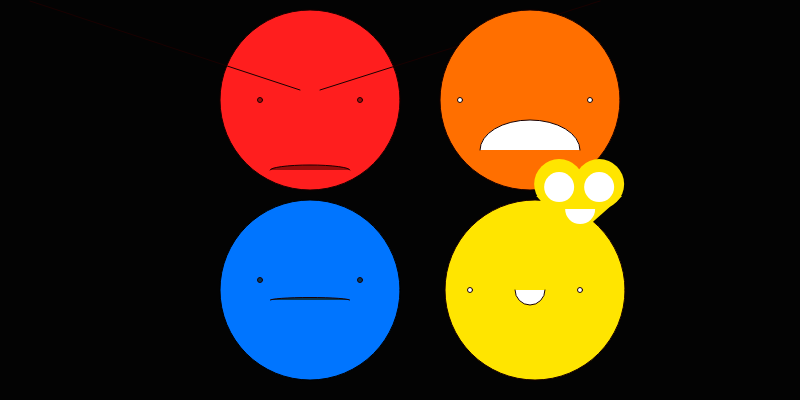
Frame 1 (no input)
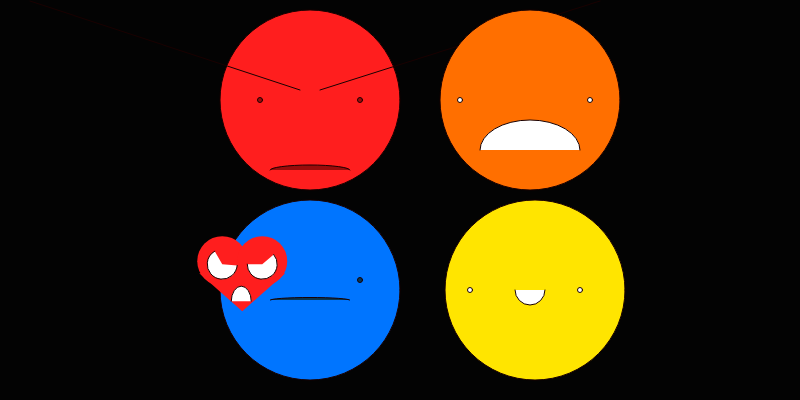
Frame 60 (no input)
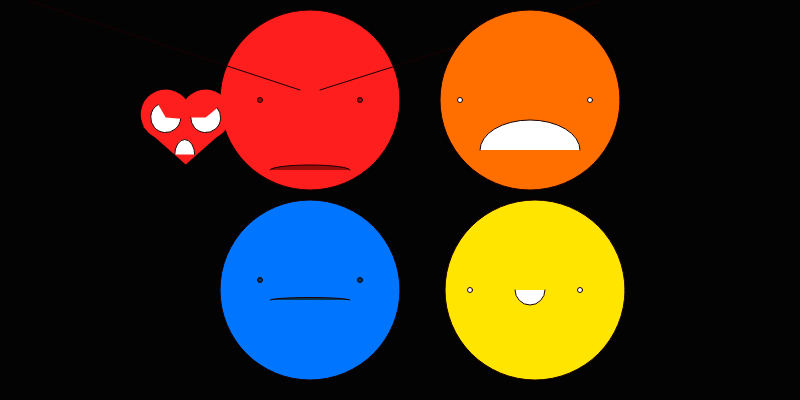
Frame 120 (the mouse pressed at the canvas centre since frame 60)

The p5.js sketch that drew these frames (run headless with seeded random() and noise() and a simulated clock; from frame 60 on, the mouse is pressed at the canvas centre):

// p5.js sketch
// ── sketch.js
/*
Template for IMA's Creative Coding Lab 

Project A: Generative Creatures
CCLaboratories Biodiversity Atlas 
*/

let x, y;
let xSpeed, ySpeed;
let isMoving = true;
let x1, y1;
let offsetX = 0;
let offsetY = 0;
let isDragging = false;
let graboffsetX;
let graboffsetY;

function mouseReleased() {
    isDragging = false
    isMoving = true
    offsetX = 0
    offsetY = 0
}



function setup() {
    createCanvas(800, 400);
    //Controls stability of heart when dragging:
    x = 100;
    y = 200;
    xSpeed = random(-10, 10);
    ySpeed = random(-10, 10);
}

function draw() {
    background(3, 3, 3);

    if (isDragging) {
        offsetX = (mouseX + graboffsetX) - x
        offsetY = (mouseY - graboffsetY) - y
        
    }

    
    if (isMoving) {
        x = map(cos(frameCount / 30), -1, 1, 99, 575);
        y = map(sin(frameCount / 30), -1, 1, 99, 275);


     



        if (dist(mouseX, mouseY, x + offsetX, y + offsetY) < 100) {
            if (mouseIsPressed == true) {
                isMoving = false;
                isDragging = true;
                graboffsetX = mouseX - (x - offsetX);
                graboffsetY = mouseY - (y - offsetY);


            }

        }
    }


    // Sad World
    if (isDragging == true) {
        fill(82, 81, 78);
        circle(310, 290, 180);
        noFill();
        fill(7, 54, 84);
        circle(360, 280, 5);
        circle(260, 280, 5);
    } else if (isDragging == false) {
        fill(0, 117, 255);
        circle(310, 290, 180);
        fill(7, 54, 84);
        stroke(25, 0, 0);
        circle(360, 280, 5);
        circle(260, 280, 5);
        arc(310, 300, 80, 5, PI, TWO_PI);
        noFill();

    }

    //Angry World
    if (isDragging == true) {
        fill(82, 81, 78);
        circle(310, 100, 180);
        noFill();
        fill(7, 54, 84);
        circle(360, 100, 5);
        circle(260, 100, 5);
    } else if (isDragging == false) {
        fill(469, 30, 30);
        circle(310, 100, 180);
        noFill();
        beginShape();
        fill(255);
        line(300, 90, 30, 1)
        line(320, 90, 600, 1);
        fill(153, 12, 12)
        circle(360, 100, 5);
        circle(260, 100, 5);
        arc(310, 170, 80, 10, PI, TWO_PI);
    }
    // Anxiety World
    if (isDragging == true) {
        fill(82, 81, 78);
        circle(530, 100, 180);
        noFill();
        fill(7, 54, 84);
        circle(460, 100, 5);
        circle(590, 100, 5);
    } else if (isDragging == false) {
        fill(255, 111, 0);
        circle(530, 100, 180);
        fill(255);
        arc(530, 150, 100, 60, PI, TWO_PI);
        circle(460, 100, 5);
        circle(590, 100, 5);

    }


    //Happy World
    if (isDragging == true) {
        fill(82, 81, 78);
        circle(535, 290, 180);
        noFill();
        fill(7, 54, 84);
        circle(470, 290, 5);
        circle(580, 290, 5);

    } else if (isDragging == false) {
        fill(255, 229, 0);
        circle(535, 290, 180);
        fill(255);
        //Facial features of Happy World
        circle(470, 290, 5);
        circle(580, 290, 5);
        arc(530, 290, 30, 30, radians(0), radians(-180));
        noFill();
    }


    // fill(255, 229, 0);
    //circle(535, 290, 180);
    // fill(255);
    //Facial features of Happy World
    // circle(470, 290, 5);
    // circle(580, 290, 5);
    // arc(530, 290, 30, 30, radians(0), radians(-180));
    //noFill();

    x = x + xSpeed;
    y = y + ySpeed;

    // when the circle move out of the canvas
    // set x (or y) at the other edge of canvas
    if (x < 50) {
        x = width;
    } else if (x > width) {
        x = 0;
    }
    if (y < 10) {
        y = height;
    } else if (y > height) {
        y = 0;
    }



    // display the circle
    //noStroke();
    //fill(255);
    //circle(x, y, 10);

    // Heart Entity Controls
    //Heart Entity -- change of the Heart to Angry World's color:
    if (x < 320 && y >= 10) {
        push();
        noStroke();
        fill(469, 30, 30);
        circle(x - 20 + offsetX, y + offsetY, 50);
        circle(x + 20 + offsetX, y + offsetY, 50);
        triangle(x - 43 + offsetX, y + 12 + offsetY, x + 43 + offsetX, y + 12 + offsetY, x + offsetX, y + 50 + offsetY);
        pop();
        // Heart Entity change of expression to Anger
        push();
        fill(255)
        arc(x - 20 + offsetX, y + 3 + offsetY, 30, 30, radians(5), radians(-120));
        arc(x + 20 + offsetX, y + 3 + offsetY, 30, 30, radians(-40), radians(+180));
        arc(x - 1 + offsetX, y + 40 + offsetY, 20, 30, PI, TWO_PI);
        noStroke();
        noFill();
        arc(x + 1, y + 25, 30, 30, radians(0), radians(-180));
        pop();
        // Heart Entity -- change of the Heart to Sad World's color:
    } else if (x <= 520 && y >= 220) {
        push();
        fill(0, 117, 255);
        noStroke();
        circle(x - 20 + offsetX, y + offsetY, 50);
        circle(x + 20 + offsetX, y + offsetY, 50);
        triangle(x - 43 + offsetX, y + 12 + offsetY, x + 43 + offsetX, y + 12 + offsetY, x + offsetX, y + 50 + offsetY);
        fill(255);
        // Heart Entity change of expression to Sadness
        push();
        fill(255)
        arc(x - 20 + offsetX, y + 3 + offsetY, 30, 30, radians(-20), radians(-180));
        arc(x + 20 + offsetX, y + 3 + offsetY, 30, 30, radians(10), radians(210));
        arc(x + 2 + offsetX, y + 40 + offsetY, 20, 30, PI, TWO_PI);
        noStroke();
        noFill();
        arc(x + 1 + offsetX, y + 25 + offsetY, 30, 30, radians(0), radians(-180));
        pop();
        //Heart Entity -- change of the Heart to Anxiety World's color:
    } else if (x < 460 && y <= 260) {
        push();
        fill(256, 111, 0);
        noStroke();
        circle(x - 20 + offsetX, y + offsetY, 50);
        circle(x + 20 + offsetX, y + offsetY, 50);
        triangle(x - 43 + offsetX, y + 12 + offsetY, x + 43 + offsetX, y + 12 + offsetY, x + offsetX, y + 50 + offsetY);

        // Heart Entity change of expression to Anxiety
        push();
        fill(255)
        arc(x - 20 + offsetX, y + 3 + offsetY, 30, 30, radians(0), radians(360));
        arc(x + 20 + offsetX, y + 3 + offsetY, 30, 30, radians(0), radians(360));
        arc(x + 2 + offsetX, y + 35 + offsetY, 20, 30, PI, TWO_PI);
        noStroke();
        noFill();
        arc(x + 1 + offsetX, y + 25 + offsetY, 30, 30, radians(0), radians(-180));
        pop();

        // Heart Entity -- change of the Heart to Happy World's color:
    } else if (x >= 360 && y <= 250) {
        push();
        fill(260, 229, 0);
        noStroke();
        circle(x - 20 + offsetX, y + offsetY, 50);
        circle(x + 20 + offsetX, y + offsetY, 50);
        triangle(x - 43 + offsetX, y + 12 + offsetY, x + 43 + offsetX, y + 12 + offsetY, x + offsetX, y + 50 + offsetY);
        fill(255);

        //Heart Entity change of expression to Happiness
        arc(x + offsetX - 20, y + 3 + offsetY, 30, 30, radians(0), radians(360));
        arc(x + 20 + offsetX, y + 3 + offsetY, 30, 30, radians(0), radians(360));
        circle(x - 20 + offsetX, y + 10 + offsetY, 10);
        circle(x + 20 + offsetX, y + 10 + offsetY, 10);
        arc(x + 1 + offsetX, y + 25 + offsetY, 30, 30, radians(0), radians(-180));


    }




}
